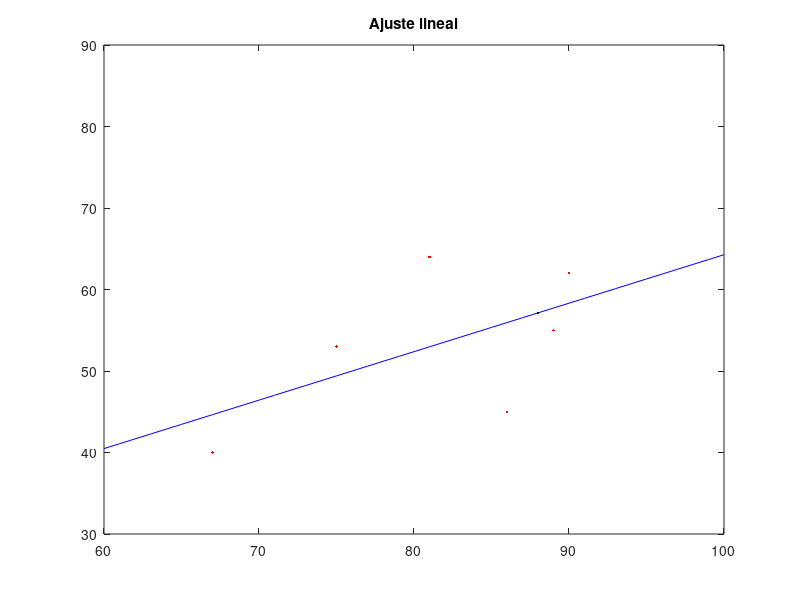
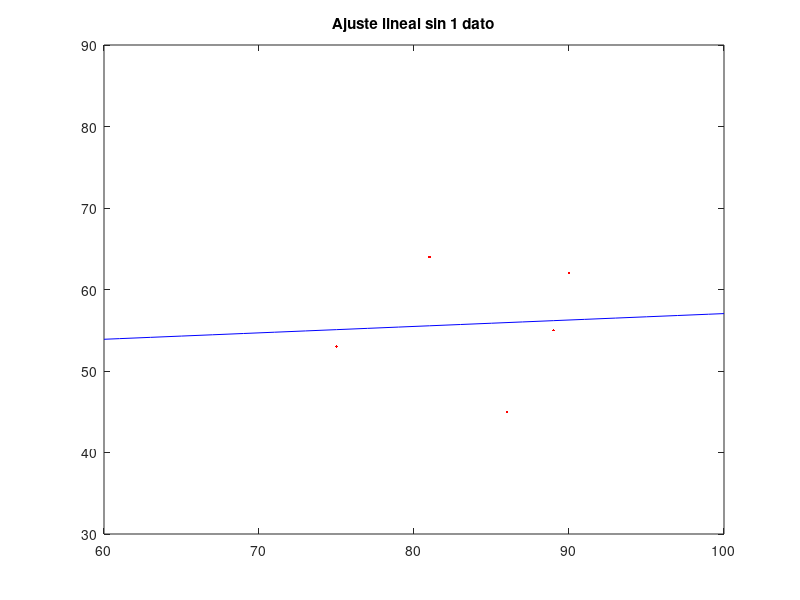
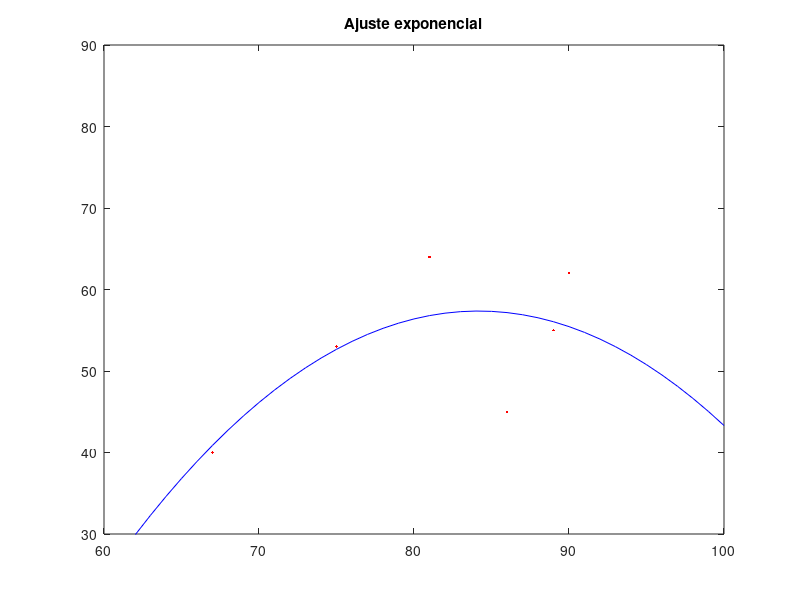
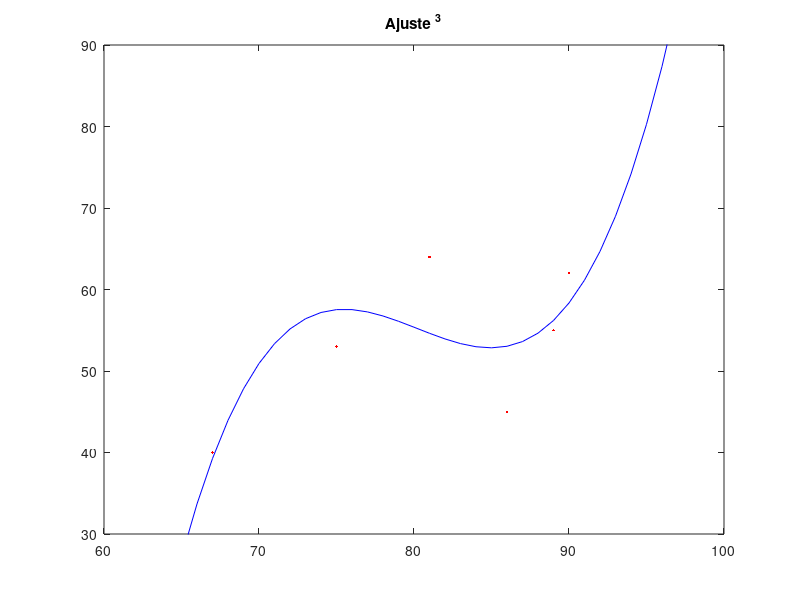

Here is the MATLAB script that generated these plots, in order:
clear, close, clc
x=[90,86,67,89,81,75]';
y=[62,45,40,55,64,53]';
%Ajuste lineal.
figure,plot(x,y,'r.'),hold on; 
axis([60 100 30 90]);
A=[x, ones(size(x))];
coefs=inv(A'*A)*A'*y;
xr=60:100;
yr=coefs(1)*xr+coefs(2);
plot(xr,yr,'b'),hold on;
%Lets make a prediction.
y=coefs(1)*88+coefs(2);
plot(88,y,'k.'),hold off,title('Ajuste lineal');

%Ajuste lineal sin un dato.
x=[90,86,89,81,75]';
y=[62,45,55,64,53]';
figure,plot(x,y,'r.'),hold on;
axis([60 100 30 90]);
A=[x, ones(size(x))];
coefs=inv(A'*A)*A'*y;
xr=60:100;
yr=coefs(1)*xr+coefs(2);
plot(xr,yr,'b'),hold off, title('Ajuste lineal sin 1 dato');

%Ajuste exponencial.
x=[90,86,67,89,81,75]';
y=[62,45,40,55,64,53]';
figure,plot(x,y,'r.'),hold on;
axis([60 100 30 90]);
A=[x.^2, x, ones(size(x))];
coefs=inv(A'*A)*A'*y;
xr=60:100;
yr=coefs(1)*xr.^2+coefs(2)*xr+coefs(3);
plot(xr,yr,'b'),hold off, title('Ajuste exponencial');

%^3.
x=[90,86,67,89,81,75]';
y=[62,45,40,55,64,53]';
figure,plot(x,y,'r.'),hold on;
axis([60 100 30 90]);
A=[x.^3, x.^2, x, ones(size(x))];
coefs=inv(A'*A)*A'*y;
xr=60:100;
yr=coefs(1)*xr.^3+coefs(2)*xr.^2+coefs(3)*xr+coefs(4);
plot(xr,yr,'b'),hold off, title('Ajuste ^3');

%y=1./(y.*y)
%y=a*exp(-b * x)
x=[90,86,67,89,81,75]';
y=[62,45,40,55,64,53]';
y=y./(y.*y);
ys=log(y);
figure,plot(x,y,'r.'),hold on;
A=[x,ones(size(x))];
coefs=inv(A'*A)*A'*ys;
B=coefs(1);
A=exp(coefs(2));
xr=60:100;
yr=A*exp(B*xr);
plot(xr,yr,'b'),hold off,title('Ajuste examen');

%x2=x/100; y2=3*x2.*exp(2*x2)
x=[90,86,67,89,81,75]';
y=[62,45,40,55,64,53]';
x2=x/100;
y2=3*x2.*exp(2*x2);
figure,plot(x2,y2,'r.'),hold on;
axis([-10 10 -10 100]);
ys=log(y2./x2);
A=[x2,ones(size(x2))];
coefs=inv(A'*A)*A'*ys;
A=coefs(1);
B=exp(coefs(2));
xr=0:100;
yr=A*xr+exp(B*xr);
plot(xr,yr,'k'),hold off;
